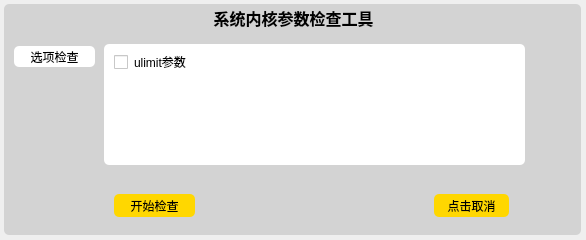
<?xml version="1.0" encoding="UTF-8"?>
<ui version="4.0">
 <class>ulimitCheck</class>
 <widget class="QWidget" name="ulimitCheck">
  <property name="geometry">
   <rect>
    <x>0</x>
    <y>0</y>
    <width>586</width>
    <height>240</height>
   </rect>
  </property>
  <property name="font">
   <font>
    <family>华文中宋</family>
    <pointsize>12</pointsize>
    <weight>75</weight>
    <bold>true</bold>
   </font>
  </property>
  <property name="windowTitle">
   <string>系统内核参数检查</string>
  </property>
  <widget class="QGroupBox" name="groupBoxOutside">
   <property name="geometry">
    <rect>
     <x>4</x>
     <y>4</y>
     <width>577</width>
     <height>231</height>
    </rect>
   </property>
   <property name="styleSheet">
    <string notr="true">border-radius:5px;
background-color: lightgray;</string>
   </property>
   <property name="title">
    <string>系统内核参数检查工具</string>
   </property>
   <property name="alignment">
    <set>Qt::AlignCenter</set>
   </property>
   <widget class="QLabel" name="labelCheck">
    <property name="geometry">
     <rect>
      <x>10</x>
      <y>42</y>
      <width>81</width>
      <height>21</height>
     </rect>
    </property>
    <property name="styleSheet">
     <string notr="true">border-radius:5px;
font: 75 11pt &quot;微软雅黑&quot;;
background-color: white;</string>
    </property>
    <property name="text">
     <string>选项检查</string>
    </property>
    <property name="alignment">
     <set>Qt::AlignCenter</set>
    </property>
   </widget>
   <widget class="QPushButton" name="pushButtonOK">
    <property name="geometry">
     <rect>
      <x>110</x>
      <y>190</y>
      <width>81</width>
      <height>23</height>
     </rect>
    </property>
    <property name="styleSheet">
     <string notr="true">border-radius:5px;
font: 75 11pt &quot;微软雅黑&quot;;
background-color: gold;
selection-background-color: rgb(170, 255, 127);</string>
    </property>
    <property name="text">
     <string>开始检查</string>
    </property>
   </widget>
   <widget class="QPushButton" name="pushButtonCance">
    <property name="geometry">
     <rect>
      <x>430</x>
      <y>190</y>
      <width>75</width>
      <height>23</height>
     </rect>
    </property>
    <property name="styleSheet">
     <string notr="true">border-radius:5px;
font: 75 11pt &quot;微软雅黑&quot;;
background-color: gold;</string>
    </property>
    <property name="text">
     <string>点击取消</string>
    </property>
   </widget>
   <widget class="QGroupBox" name="groupBoxInside">
    <property name="geometry">
     <rect>
      <x>100</x>
      <y>40</y>
      <width>421</width>
      <height>121</height>
     </rect>
    </property>
    <property name="styleSheet">
     <string notr="true">border-radius:5px;
background-color: white;</string>
    </property>
    <property name="title">
     <string/>
    </property>
    <widget class="QCheckBox" name="checkBoxUlimit">
     <property name="geometry">
      <rect>
       <x>10</x>
       <y>10</y>
       <width>91</width>
       <height>16</height>
      </rect>
     </property>
     <property name="text">
      <string>ulimit参数</string>
     </property>
    </widget>
   </widget>
  </widget>
 </widget>
 <resources/>
 <connections/>
</ui>
